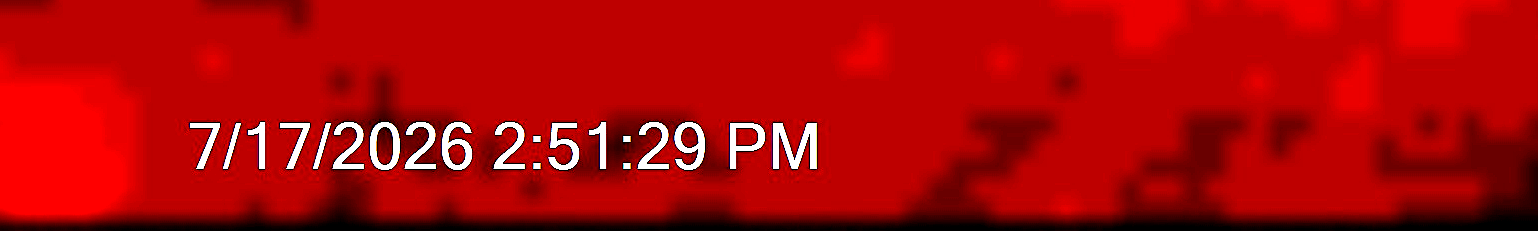
#> input picture misc/thermal_analyzer/ocr_IR_00117.png, 1538 x 231 px
$ python animation_gif.py thermal_analyzer 1.0
#> lines starting #> are read from the running program, lines starting #| are printed output that depends on the picture
#!/usr/bin/env python3

# Example:
# python animation_gif.py outputs/simulation2/results
#
# With custom time per frame:
# python animation_gif.py outputs/simulation2/results 0.3

import re
import sys
from pathlib import Path

from PIL import Image, ImageDraw, ImageFont


def create_timestamp_gif(
    folder_path,
    output_name="animation-timestamp.gif",
    frame_duration=100,
    dt_per_frame=0.1,
):
    """
    Creates an animated GIF from numbered image files.

    Accepted filenames include:

        metal.0000.png
        temperature.0012.png
        animation1.0045.png

        IR_00364.jpg
        IR_00365.jpg
        IR_00366.jpg

        frame_0001.jpeg

    The GIF is written to the same directory.
    """
#> called with folder_path = 'thermal_analyzer', output_name = 'animation-timestamp.gif', frame_duration = 100, dt_per_frame = 1

    folder = Path(folder_path)

    if not folder.exists():
        raise FileNotFoundError(
            f"Folder does not exist:\n{folder.resolve()}"
        )

    # --------------------------------------------------------
    # Allow passing the simulation folder instead of results
    # --------------------------------------------------------

    if (folder / "results").is_dir():
        folder = folder / "results"

    # --------------------------------------------------------
    # Match numbered image files
    #
    # Accepted:
    #
    #   name.0001.png
    #   name_0001.png
    #   name.0001.jpg
    #   name_0001.jpg
    #
    # The separator can be "." or "_".
    # --------------------------------------------------------

    pattern = re.compile(
        r"^(.+?)[._](\d+)\.(jpg|jpeg|png)$",
        re.IGNORECASE,
    )

    frames = []

    for file in folder.iterdir():

        if not file.is_file():
            continue

        match = pattern.match(file.name)

        if match:

            prefix = match.group(1)
            frame_number = int(match.group(2))

            frames.append(
                (
                    frame_number,
                    prefix,
                    file,
                )
            )

    # --------------------------------------------------------
    # Check that frames were found
    # --------------------------------------------------------

    if not frames:
        raise RuntimeError(
            f"No numbered JPG/JPEG/PNG files found in:\n"
            f"{folder.resolve()}"
        )

    # --------------------------------------------------------
    # Sort by frame number
    # --------------------------------------------------------

    frames.sort(key=lambda x: x[0])

    print()
    print("=" * 60)
    print("GIF CREATION")
    print("=" * 60)

    print(f"Found {len(frames)} frames")
    print(f"Folder      : {folder.resolve()}")
    print(f"Sequence    : {frames[0][1]}")
    print(f"First frame : {frames[0][2].name}")
    print(f"Last frame  : {frames[-1][2].name}")
    print(f"dt/frame    : {dt_per_frame} s")
    print(f"GIF speed   : {frame_duration} ms/frame")

    # --------------------------------------------------------
    # Load font
    # --------------------------------------------------------

    try:
        font = ImageFont.truetype(
            "arial.ttf",
            24
        )
    except Exception:
        font = ImageFont.load_default()

    # --------------------------------------------------------
    # Create GIF frames
    # --------------------------------------------------------

    gif_frames = []

    first_frame = frames[0][0]

    for frame_number, _, image_path in frames:

        img = Image.open(image_path).convert("RGB")
#> img is the input picture: PIL image 1538x231 RGB; mean R, G, B 174.9, 6.5, 6.6

        draw = ImageDraw.Draw(img)

        # Calculate simulation time
        simulation_time = (
            frame_number - first_frame
        ) * dt_per_frame

        # Add timestamp
        draw.text(
            (10, 10),
            f"t = {simulation_time:.2f} s",
            fill="white",
            font=font,
        )

        gif_frames.append(img)

    # --------------------------------------------------------
    # Save GIF
    # --------------------------------------------------------

    output_path = folder / output_name

    gif_frames[0].save(
        output_path,
        save_all=True,
        append_images=gif_frames[1:],
        duration=frame_duration,
        loop=0,
        optimize=False,
    )
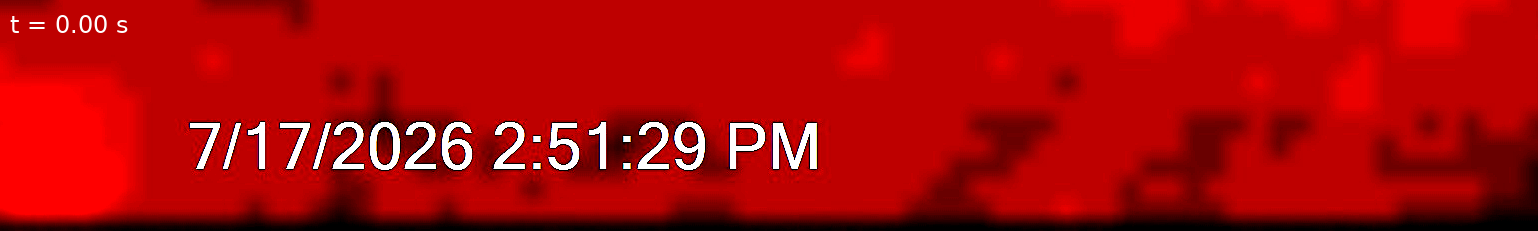
#> saved as animation-timestamp.gif: PIL image 1538x231 RGB; mean R, G, B 175, 6.8, 6.9

    print()
    print("GIF created:")
    print(output_path.resolve())
    print()


# ============================================================
# MAIN
# ============================================================

if __name__ == "__main__":

    if len(sys.argv) < 2:

        print("Usage:")
        print()
        print(
            "    python animation_gif.py "
            "<folder> [dt_per_frame]"
        )

        print()
        print("Examples:")
        print()

        print(
            "    python animation_gif.py "
            "outputs/simulation1/results"
        )

        print(
            "    python animation_gif.py "
            "outputs/simulation1/results 0.3"
        )

        sys.exit(1)

    folder = sys.argv[1]

    dt = (
        float(sys.argv[2])
        if len(sys.argv) >= 3
        else 0.1
    )

    create_timestamp_gif(
        folder_path=folder,
        dt_per_frame=dt,
    )
